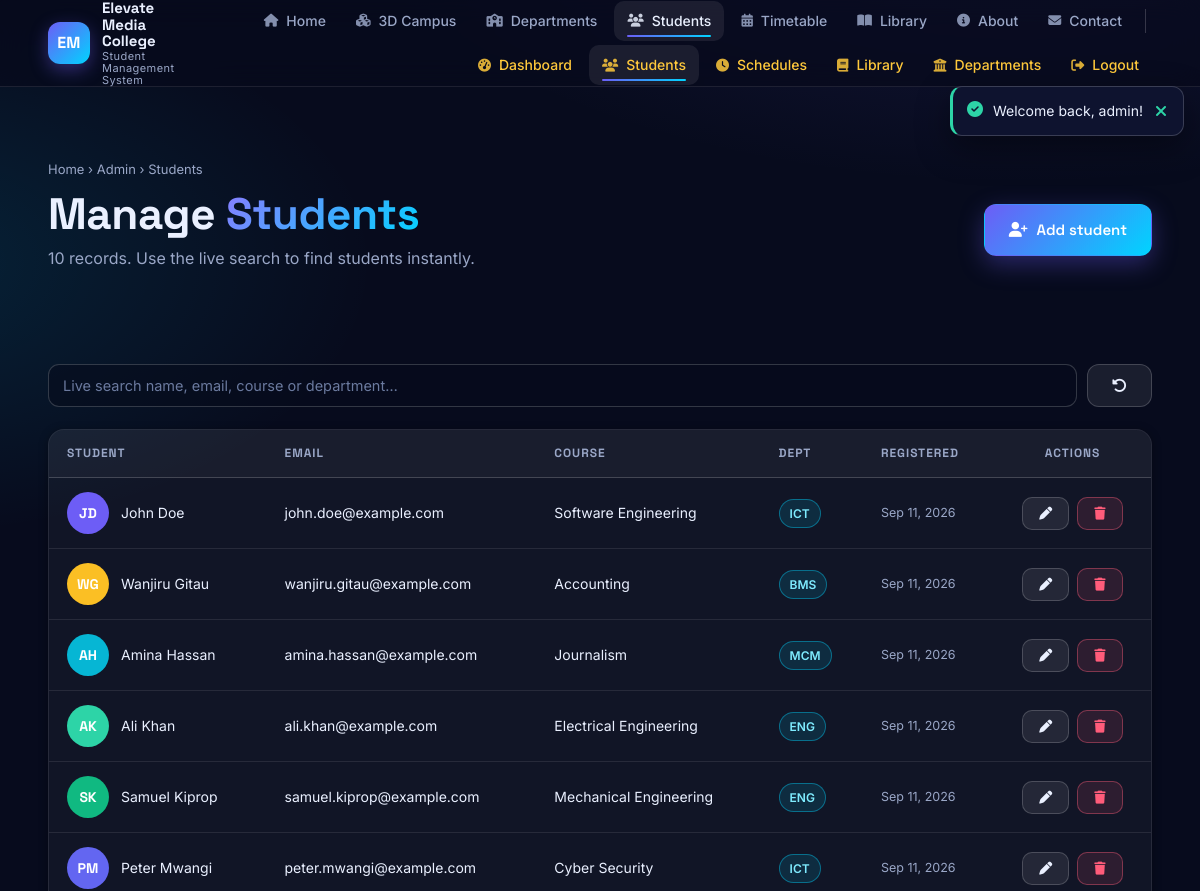
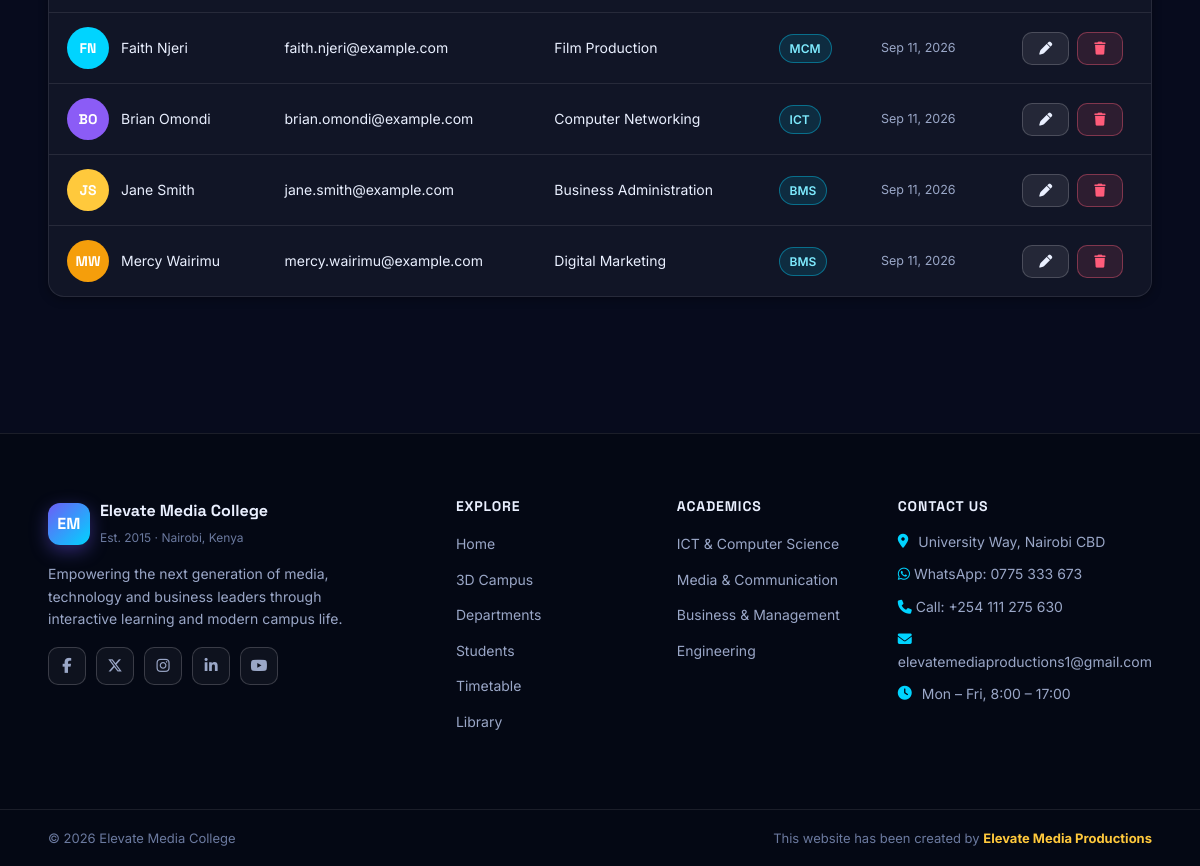
Screenshot of /student-management-system/admin/students.php (signed in) with the database file from the repository (2 pictures, top to bottom).
### tables this page shows
CREATE TABLE IF NOT EXISTS students (
    id INT AUTO_INCREMENT PRIMARY KEY,
    first_name VARCHAR(100) NOT NULL,
    last_name VARCHAR(100) NOT NULL,
    email VARCHAR(150) NOT NULL UNIQUE,
    phone VARCHAR(50) NOT NULL,
    course VARCHAR(100) NOT NULL,
    department VARCHAR(100) NOT NULL,
    avatar_color VARCHAR(20) NOT NULL DEFAULT '#6d5df6',
    created_at TIMESTAMP DEFAULT CURRENT_TIMESTAMP
);

### student-management-system/includes/functions.php (called while the page is built, shortened)
<?php
if (!function_exists('e')) {
    function e(?string $value): string
    {
        return htmlspecialchars((string) $value, ENT_QUOTES, 'UTF-8');
    }
}
if (!function_exists('csrf_token')) {
    function csrf_token(): string
    {
        return $_SESSION['csrf_token'];
    }
}
if (!function_exists('avatar_initials')) {
    function avatar_initials(string $first, string $last): string
    {
        $f = mb_strtoupper(mb_substr($first, 0, 1));
        $l = mb_strtoupper(mb_substr($last, 0, 1));
        return $f . $l;
    }
}

### student-management-system/admin/students.php (the view, shortened to what this page needs)
<?php
require_once __DIR__ . '/../includes/config.php';
$perPage = 15;
$page = max(1, (int) ($_GET['page'] ?? 1));
$q = trim((string) ($_GET['q'] ?? ''));
$where = '';
$params = [];
$stmt = $pdo->prepare("SELECT COUNT(*) FROM students" . $where);
$stmt->execute($params);
$total = (int) $stmt->fetchColumn();
$pages = max(1, (int) ceil($total / $perPage));
$page = min($page, $pages);
$offset = ($page - 1) * $perPage;
$stmt = $pdo->prepare(
    "SELECT id, first_name, last_name, email, course, department, avatar_color, created_at
     FROM students" . $where . " ORDER BY created_at DESC, last_name LIMIT $perPage OFFSET $offset"
);
$stmt->execute($params);
$students = $stmt->fetchAll();
$token = csrf_token();
include __DIR__ . '/../includes/header.php';
?>
<section class="page-head">
    <div class="container">
        <p class="crumb"><a href="<?= $base_url ?>home.php">Home</a> &rsaquo; Admin &rsaquo; Students</p>
        <div class="flex-between">
            <div>
                <h1 style="margin-bottom:6px">Manage <span class="grad-text">Students</span></h1>
                <p class="text-dim" style="margin:0"><?= $total ?> record<?= $total === 1 ? '' : 's' ?>. Use the live search to find students instantly.</p>
            </div>
            <a class="btn btn-primary" href="../register.php"><i class="fa-solid fa-user-plus"></i> Add student</a>
        </div>
    </div>
</section>
<section class="section-sm">
    <div class="container">
        <div class="toolbar">
            <div class="search-bar" style="flex:1">
                <input class="input" type="text" id="liveSearch" placeholder="Live search name, email, course or department&hellip;" value="<?= e($q) ?>" autocomplete="off">
                <button class="btn btn-ghost" type="button" id="searchClear" title="Clear search"><i class="fa-solid fa-rotate-left"></i></button>
            </div>
        </div>
        <div class="table-wrap reveal">
            <div class="table-scroll">
                <table id="studentsTable">
                    <thead>
                        <tr><th>Student</th><th>Email</th><th>Course</th><th>Dept</th><th>Registered</th><th class="text-center">Actions</th></tr>
                    </thead>
                    <tbody id="studentsBody">
                        <?php foreach ($students as $s): ?>
                            <tr>
                                <td>
                                    <div class="avatar-row">
                                        <span class="avatar" style="background:<?= e($s['avatar_color']) ?>"><?= e(avatar_initials($s['first_name'], $s['last_name'])) ?></span>
                                        <span><?= e($s['first_name'] . ' ' . $s['last_name']) ?></span>
                                    </div>
                                </td>
                                <td><?= e($s['email']) ?></td>
                                <td><?= e($s['course']) ?></td>
                                <td><span class="badge cyan"><?= e($s['department']) ?></span></td>
                                <td><span class="tt-meta"><?= e(date('M j, Y', strtotime($s['created_at']))) ?></span></td>
                                <td>
                                    <div class="flex-between" style="gap:8px; justify-content:center">
                                        <a class="btn btn-ghost btn-sm" href="../edit.php?id=<?= (int) $s['id'] ?>"><i class="fa-solid fa-pen"></i></a>
                                        <a class="btn btn-danger btn-sm" data-confirm="Delete this student permanently?" href="../delete_student.php?id=<?= (int) $s['id'] ?>&csrf_token=<?= $token ?>"><i class="fa-solid fa-trash"></i></a>
                                    </div>
                                </td>
                            </tr>
                        <?php endforeach; ?>
                    </tbody>
                </table>
            </div>
        </div>
    </div>
</section>
<?php include __DIR__ . '/../includes/footer.php';

### rows the page displays
students: avatar_initials($s['first_name'], $s['last_name']) "JD", first_name+last_name "John Doe", email "john.doe@example.com", course "Software Engineering", department "ICT", created_at "Sep 11, 2026"
students: avatar_initials($s['first_name'], $s['last_name']) "WG", first_name+last_name "Wanjiru Gitau", email "wanjiru.gitau@example.com", course "Accounting", department "BMS", created_at "Sep 11, 2026"
students: avatar_initials($s['first_name'], $s['last_name']) "AH", first_name+last_name "Amina Hassan", email "amina.hassan@example.com", course "Journalism", department "MCM", created_at "Sep 11, 2026"
students: avatar_initials($s['first_name'], $s['last_name']) "AK", first_name+last_name "Ali Khan", email "ali.khan@example.com", course "Electrical Engineering", department "ENG", created_at "Sep 11, 2026"
students: avatar_initials($s['first_name'], $s['last_name']) "SK", first_name+last_name "Samuel Kiprop", email "samuel.kiprop@example.com", course "Mechanical Engineering", department "ENG", created_at "Sep 11, 2026"
students: avatar_initials($s['first_name'], $s['last_name']) "PM", first_name+last_name "Peter Mwangi", email "peter.mwangi@example.com", course "Cyber Security", department "ICT", created_at "Sep 11, 2026"
students: avatar_initials($s['first_name'], $s['last_name']) "FN", first_name+last_name "Faith Njeri", email "faith.njeri@example.com", course "Film Production", department "MCM", created_at "Sep 11, 2026"
students: avatar_initials($s['first_name'], $s['last_name']) "BO", first_name+last_name "Brian Omondi", email "brian.omondi@example.com", course "Computer Networking", department "ICT", created_at "Sep 11, 2026"
students: avatar_initials($s['first_name'], $s['last_name']) "JS", first_name+last_name "Jane Smith", email "jane.smith@example.com", course "Business Administration", department "BMS", created_at "Sep 11, 2026"
students: avatar_initials($s['first_name'], $s['last_name']) "MW", first_name+last_name "Mercy Wairimu", email "mercy.wairimu@example.com", course "Digital Marketing", department "BMS", created_at "Sep 11, 2026"

### other values shown
APP_TAGLINE "Student Management System"
$item[1] "Home"
$item[1] "3D Campus"
$item[1] "Departments"
$item[1] "Students"
$item[1] "Timetable"
$item[1] "Library"
$item[1] "About"
$item[1] "Contact"
$item[1] "Dashboard"
$item[1] "Schedules"
$f['message'] "Welcome back, admin!"
$total "10"
APP_NAME "Elevate Media College"
